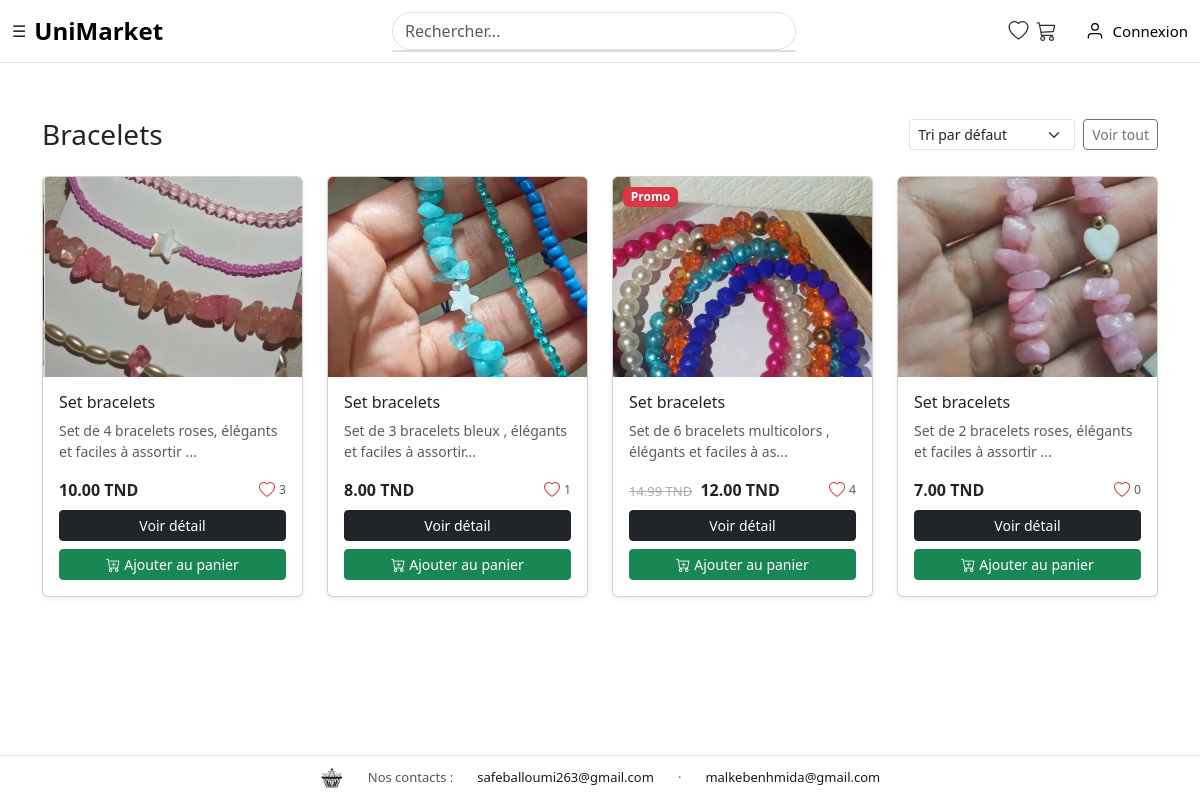
/controller/home.php?categorie=4, run on the app's committed database.
### tables this page shows
CREATE TABLE `categorie` (
  `id` int NOT NULL,
  `nom` varchar(100) NOT NULL,
  `parent_id` int DEFAULT NULL
);

CREATE TABLE `produit` (
  `id` int NOT NULL,
  `libelle` varchar(255) NOT NULL,
  `prix` decimal(10,2) NOT NULL,
  `quantite` int NOT NULL DEFAULT '0',
  `image` varchar(255) DEFAULT NULL,
  `description` text,
  `promo` tinyint(1) DEFAULT '0',
  `prix_promo` decimal(10,2) DEFAULT NULL,
  `id_proprietaire` int NOT NULL,
  `id_categorie` int DEFAULT NULL,
  `handmade` tinyint(1) DEFAULT '0',
  `nb_likes` int DEFAULT '0'
);

### controller/home.php (called while the page is built, shortened)
<?php
require_once __DIR__ . "/../model/CRUD_produit.php";
$crud_produit = new CRUD_produit();
if (!empty($_GET['categorie']) && is_numeric($_GET['categorie'])) {
    $produits = $crud_produit->getByCategorie((int)$_GET['categorie']);
} else {
    $produits = $crud_produit->getAll();
    $categorie_active = null;
}
include __DIR__ . "/../view/unimarket.php";

### connexion.php (called while the page is built)
<?php
class Connexion
{
    private $connexion;
    function __construct()
    {
        try {
            $dsn = "mysql:host=localhost;dbname=ppi";
            $username = 'root';
            $password = '';
            $this->connexion = new PDO($dsn, $username, $password);
        } catch (PDOException $e) {
            echo "Problème au niveau de la connexion!!! <br> erreur: " . $e->getMessage();
        }
    }
    public function getConnexion()
    {
        return $this->connexion;
    }
}

### model/CRUD_produit.php (called while the page is built, shortened)
<?php
require_once __DIR__ . '/../connexion.php';
class CRUD_produit {
    private $pdo;
    function __construct() {
        $con = new Connexion();
        $this->pdo = $con->getConnexion();
    }
    public function getByCategorie($id_categorie, $tri = 'defaut') {
        $order = match($tri) {
            'popularite' => 'ORDER BY p.nb_likes DESC',
            'recent'     => 'ORDER BY p.id DESC',
            'ancien'     => 'ORDER BY p.id ASC',
            'prix_asc'   => 'ORDER BY COALESCE(NULLIF(p.prix_promo,0), p.prix) ASC',
            'prix_desc'  => 'ORDER BY COALESCE(NULLIF(p.prix_promo,0), p.prix) DESC',
            default      => ''
        };
        $sql = "SELECT p.*, u.nom AS vendeur_nom, u.prenom AS vendeur_prenom, c.nom AS categorie
                FROM produit p
                LEFT JOIN user u ON p.id_proprietaire = u.id
                LEFT JOIN categorie c ON p.id_categorie = c.id
                WHERE p.id_categorie = ?
                $order";
        $stmt = $this->pdo->prepare($sql);
        $stmt->execute([$id_categorie]);
        return $stmt->fetchAll(PDO::FETCH_ASSOC);
    }
}
?>

### view/partials/produit_card.php (the view, shortened to what this page needs)
<?php
$est_favori = isset($_SESSION['user_id']) && in_array($p['id'], $GLOBALS['_favoris_ids'] ?? []);
?>
<div class="card h-100 shadow-sm position-relative">
    <?php if ($p['promo']): ?>
        <span class="badge bg-danger position-absolute" style="top:10px; left:10px;">Promo</span>
    <?php endif; ?>
<img src="/<?= htmlspecialchars($p['image']) ?>"
         class="card-img-top"
         alt="<?= htmlspecialchars($p['libelle']) ?>"
         style="height:200px; object-fit:cover;">
    <div class="card-body d-flex flex-column">
        <h6 class="card-title"><?= htmlspecialchars($p['libelle']) ?></h6>
        <p class="card-text text-muted small">
            <?= htmlspecialchars(mb_strimwidth($p['description'], 0, 60, '...')) ?>
        </p>
        <div class="d-flex justify-content-between align-items-center mt-auto mb-2">
            <?php if ($p['promo'] && !empty($p['prix_promo'])): ?>
                <div>
                    <span style="text-decoration:line-through; color:#aaa; font-size:13px;"><?= $p['prix'] ?> TND</span>
                    <span class="fw-bold ms-1"><?= $p['prix_promo'] ?> TND</span>
                </div>
            <?php else: ?>
                <span class="fw-bold"><?= $p['prix'] ?> TND</span>
            <?php endif; ?>
            <button onclick="toggleFavori(<?= $p['id'] ?>, this)"
                    class="btn btn-sm p-0 border-0 bg-transparent d-flex align-items-center gap-1"
                    data-id="<?= $p['id'] ?>"
                    <?= (isset($_SESSION['user_id']) && $p['id_proprietaire'] == $_SESSION['user_id']) ? 'disabled' : '' ?>>
                <i class="bi <?= $est_favori ? 'bi-heart-fill' : 'bi-heart' ?> text-danger fs-6"></i>
                <span class="nb-likes-<?= $p['id'] ?> text-muted small"><?= (int)($p['nb_likes'] ?? 0) ?></span>
            </button>
        </div>
        <a href="/controller/produit/detail.php?id=<?= $p['id'] ?>"
           class="btn btn-dark btn-sm w-100 mb-2">
            Voir détail
        </a>
        <?php if (!isset($_SESSION['user_id']) || $p['id_proprietaire'] != $_SESSION['user_id']): ?>
            <button onclick="ajouterPanier(<?= $p['id'] ?>, this)"
                    class="btn btn-success btn-sm w-100">
                <i class="bi bi-cart-plus me-1"></i>Ajouter au panier
            </button>
        <?php endif; ?>
    </div>
</div>

### view/unimarket.php (shortened to what this page needs)
<!DOCTYPE html>
<html lang="fr">
<head>
    <link href="https://cdn.jsdelivr.net/npm/bootstrap@5.3.0/dist/css/bootstrap.min.css" rel="stylesheet">
    <link href="https://cdn.jsdelivr.net/npm/bootstrap-icons@1.11.0/font/bootstrap-icons.css" rel="stylesheet">
</head>
<body>
<?php include __DIR__ . '/navbar.php'; ?>
<div id="produits" class="container py-5">
    <div class="d-flex justify-content-between align-items-center mb-4">
        <h3 class="mb-0">
            <?php if (!empty($categorie_active) && !empty($produits)): ?>
                <?= htmlspecialchars($produits[0]['categorie']) ?>
            <?php else: ?>
                Nos produits
            <?php endif; ?>
        </h3>
        <div class="d-flex align-items-center gap-2">
            <select class="form-select form-select-sm" style="width:auto;" id="triSelect">
                <option value="defaut">Tri par défaut</option>
            </select>
            <?php if (!empty($categorie_active)): ?>
                <a href="/controller/home.php" class="btn btn-outline-secondary btn-sm">Voir tout</a>
            <?php endif; ?>
        </div>
    </div>
    <?php
    $produits_affiches = array_filter($produits ?? [], function($p) {
        return !isset($_SESSION['user_id']) || $_SESSION['user_id'] != $p['id_proprietaire'];
    });
    ?>
    <?php if (empty($produits_affiches)): ?>
        <div class="alert alert-info">Aucun produit disponible pour le moment.</div>
    <?php else: ?>
    <div class="row row-cols-1 row-cols-md-3 row-cols-lg-4 g-4" id="produitsGrid">
        <?php foreach ($produits_affiches as $p): ?>
        <div class="col produit-item"
             data-id="<?= $p['id'] ?>"
             data-likes="<?= (int)($p['nb_likes'] ?? 0) ?>"
             data-prix="<?= (float)(($p['promo'] && !empty($p['prix_promo'])) ? $p['prix_promo'] : $p['prix']) ?>">
            <?php include __DIR__ . '/partials/produit_card.php'; ?>
        </div>
        <?php endforeach; ?>
    </div>
    <?php endif; ?>
</div>
</body>
</html>

### view/unimarket.php (style rules this page uses)
.card { transition: transform 0.3s ease, box-shadow 0.3s ease; }

### view/navbar.php (style rules this page uses)
body { padding-top: 70px; }

### view/partials/footer.php (style rules this page uses)
body { padding-bottom: 50px; }

### data on the page
categorie: nom "Bracelets"
produit: image (picture), libelle "Set bracelets", description "Set de 4 bracelets roses, élégants et faciles à assortir ...", prix "10.00", nb_likes "3"
produit: image (picture), libelle "Set bracelets", description "Set de 3 bracelets bleux , élégants et faciles à assortir...", prix "8.00", nb_likes "1"
produit: promo "Promo", image (picture), libelle "Set bracelets", description "Set de 6 bracelets multicolors , élégants et faciles à as...", prix "14.99", prix_promo "12.00", nb_likes "4"
produit: image (picture), libelle "Set bracelets", description "Set de 2 bracelets roses, élégants et faciles à assortir ...", prix "7.00", nb_likes "0"
